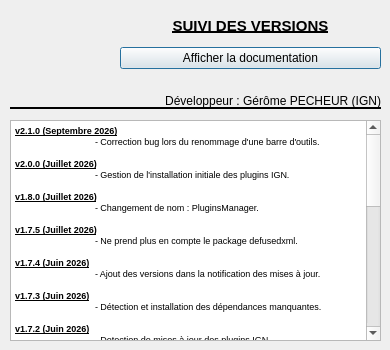
<?xml version="1.0" encoding="UTF-8"?>
<ui version="4.0">
 <class>DialogAide</class>
 <widget class="QDialog" name="DialogAide">
  <property name="geometry">
   <rect>
    <x>0</x>
    <y>0</y>
    <width>390</width>
    <height>350</height>
   </rect>
  </property>
  <property name="minimumSize">
   <size>
    <width>390</width>
    <height>350</height>
   </size>
  </property>
  <property name="maximumSize">
   <size>
    <width>390</width>
    <height>350</height>
   </size>
  </property>
  <property name="windowTitle">
   <string>A propos du plugin</string>
  </property>
  <property name="windowIcon">
   <iconset>
    <normaloff>../icons/icon.png</normaloff>../icons/icon.png</iconset>
  </property>
  <widget class="QLabel" name="label_2">
   <property name="geometry">
    <rect>
     <x>10</x>
     <y>10</y>
     <width>101</width>
     <height>91</height>
    </rect>
   </property>
   <property name="text">
    <string/>
   </property>
   <property name="pixmap">
    <pixmap>../icons/logo_IGN.png</pixmap>
   </property>
   <property name="scaledContents">
    <bool>true</bool>
   </property>
  </widget>
  <widget class="Line" name="line">
   <property name="geometry">
    <rect>
     <x>10</x>
     <y>100</y>
     <width>371</width>
     <height>16</height>
    </rect>
   </property>
   <property name="frameShadow">
    <enum>QFrame::Plain</enum>
   </property>
   <property name="lineWidth">
    <number>2</number>
   </property>
   <property name="orientation">
    <enum>Qt::Horizontal</enum>
   </property>
  </widget>
  <widget class="QLabel" name="label_4">
   <property name="geometry">
    <rect>
     <x>130</x>
     <y>90</y>
     <width>251</width>
     <height>21</height>
    </rect>
   </property>
   <property name="text">
    <string>Développeur : Gérôme PECHEUR (IGN)</string>
   </property>
   <property name="alignment">
    <set>Qt::AlignRight|Qt::AlignTrailing|Qt::AlignVCenter</set>
   </property>
  </widget>
  <widget class="QTextEdit" name="textEdit">
   <property name="geometry">
    <rect>
     <x>10</x>
     <y>120</y>
     <width>371</width>
     <height>221</height>
    </rect>
   </property>
   <property name="readOnly">
    <bool>true</bool>
   </property>
   <property name="html">
    <string>&lt;!DOCTYPE HTML PUBLIC &quot;-//W3C//DTD HTML 4.0//EN&quot; &quot;http://www.w3.org/TR/REC-html40/strict.dtd&quot;&gt;
&lt;html&gt;&lt;head&gt;&lt;meta name=&quot;qrichtext&quot; content=&quot;1&quot; /&gt;&lt;style type=&quot;text/css&quot;&gt;
p, li { white-space: pre-wrap; }
&lt;/style&gt;&lt;/head&gt;&lt;body style=&quot; font-family:'MS Shell Dlg 2'; font-size:8.25pt; font-weight:400; font-style:normal;&quot;&gt;
&lt;p style=&quot; margin-top:0px; margin-bottom:0px; margin-left:0px; margin-right:0px; -qt-block-indent:0; text-indent:0px;&quot;&gt;&lt;span style=&quot; font-size:7pt; font-weight:600; text-decoration: underline;&quot;&gt;v2.1.0 (Septembre 2026)&lt;/span&gt;&lt;/p&gt;
&lt;p style=&quot; margin-top:0px; margin-bottom:0px; margin-left:0px; margin-right:0px; -qt-block-indent:0; text-indent:0px;&quot;&gt;&lt;span style=&quot; font-size:7pt;&quot;&gt;	&lt;/span&gt;&lt;span style=&quot; font-size:7pt; color:#000000;&quot;&gt;- &lt;/span&gt;&lt;span style=&quot; font-family:'JetBrains Mono','monospace'; font-size:7pt; color:#000000;&quot;&gt;Correction bug lors du renommage d'une barre d'outils.&lt;/span&gt;&lt;/p&gt;
&lt;p style=&quot;-qt-paragraph-type:empty; margin-top:0px; margin-bottom:0px; margin-left:0px; margin-right:0px; -qt-block-indent:0; text-indent:0px; font-size:7pt;&quot;&gt;&lt;br /&gt;&lt;/p&gt;
&lt;p style=&quot; margin-top:0px; margin-bottom:0px; margin-left:0px; margin-right:0px; -qt-block-indent:0; text-indent:0px;&quot;&gt;&lt;span style=&quot; font-size:7pt; font-weight:600; text-decoration: underline;&quot;&gt;v2.0.0 (Juillet 2026)&lt;/span&gt;&lt;/p&gt;
&lt;p style=&quot; margin-top:0px; margin-bottom:0px; margin-left:0px; margin-right:0px; -qt-block-indent:0; text-indent:0px;&quot;&gt;&lt;span style=&quot; font-size:7pt;&quot;&gt;	- Gestion de l'installation initiale des plugins IGN.&lt;/span&gt;&lt;/p&gt;
&lt;p style=&quot;-qt-paragraph-type:empty; margin-top:0px; margin-bottom:0px; margin-left:0px; margin-right:0px; -qt-block-indent:0; text-indent:0px; font-size:7pt;&quot;&gt;&lt;br /&gt;&lt;/p&gt;
&lt;p style=&quot; margin-top:0px; margin-bottom:0px; margin-left:0px; margin-right:0px; -qt-block-indent:0; text-indent:0px;&quot;&gt;&lt;span style=&quot; font-size:7pt; font-weight:600; text-decoration: underline;&quot;&gt;v1.8.0 (Juillet 2026)&lt;/span&gt;&lt;/p&gt;
&lt;p style=&quot; margin-top:0px; margin-bottom:0px; margin-left:0px; margin-right:0px; -qt-block-indent:0; text-indent:0px;&quot;&gt;&lt;span style=&quot; font-size:7pt;&quot;&gt;	- Changement de nom : PluginsManager.&lt;/span&gt;&lt;/p&gt;
&lt;p style=&quot;-qt-paragraph-type:empty; margin-top:0px; margin-bottom:0px; margin-left:0px; margin-right:0px; -qt-block-indent:0; text-indent:0px; font-size:7pt;&quot;&gt;&lt;br /&gt;&lt;/p&gt;
&lt;p style=&quot; margin-top:0px; margin-bottom:0px; margin-left:0px; margin-right:0px; -qt-block-indent:0; text-indent:0px;&quot;&gt;&lt;span style=&quot; font-size:7pt; font-weight:600; text-decoration: underline;&quot;&gt;v1.7.5 (Juillet 2026)&lt;/span&gt;&lt;/p&gt;
&lt;p style=&quot; margin-top:0px; margin-bottom:0px; margin-left:0px; margin-right:0px; -qt-block-indent:0; text-indent:0px;&quot;&gt;&lt;span style=&quot; font-size:7pt;&quot;&gt;	- Ne prend plus en compte le package defusedxml.&lt;/span&gt;&lt;/p&gt;
&lt;p style=&quot;-qt-paragraph-type:empty; margin-top:0px; margin-bottom:0px; margin-left:0px; margin-right:0px; -qt-block-indent:0; text-indent:0px; font-size:7pt;&quot;&gt;&lt;br /&gt;&lt;/p&gt;
&lt;p style=&quot; margin-top:0px; margin-bottom:0px; margin-left:0px; margin-right:0px; -qt-block-indent:0; text-indent:0px;&quot;&gt;&lt;span style=&quot; font-size:7pt; font-weight:600; text-decoration: underline;&quot;&gt;v1.7.4 (Juin 2026)&lt;/span&gt;&lt;/p&gt;
&lt;p style=&quot; margin-top:0px; margin-bottom:0px; margin-left:0px; margin-right:0px; -qt-block-indent:0; text-indent:0px;&quot;&gt;&lt;span style=&quot; font-size:7pt;&quot;&gt;	- Ajout des versions dans la notification des mises à jour.&lt;/span&gt;&lt;/p&gt;
&lt;p style=&quot;-qt-paragraph-type:empty; margin-top:0px; margin-bottom:0px; margin-left:0px; margin-right:0px; -qt-block-indent:0; text-indent:0px; font-size:7pt;&quot;&gt;&lt;br /&gt;&lt;/p&gt;
&lt;p style=&quot; margin-top:0px; margin-bottom:0px; margin-left:0px; margin-right:0px; -qt-block-indent:0; text-indent:0px;&quot;&gt;&lt;span style=&quot; font-size:7pt; font-weight:600; text-decoration: underline;&quot;&gt;v1.7.3 (Juin 2026)&lt;/span&gt;&lt;/p&gt;
&lt;p style=&quot; margin-top:0px; margin-bottom:0px; margin-left:0px; margin-right:0px; -qt-block-indent:0; text-indent:0px;&quot;&gt;&lt;span style=&quot; font-size:7pt;&quot;&gt;	- Détection et installation des dépendances manquantes.&lt;/span&gt;&lt;/p&gt;
&lt;p style=&quot;-qt-paragraph-type:empty; margin-top:0px; margin-bottom:0px; margin-left:0px; margin-right:0px; -qt-block-indent:0; text-indent:0px; font-family:'JetBrains Mono','monospace'; font-size:7pt; color:#000000;&quot;&gt;&lt;br /&gt;&lt;/p&gt;
&lt;p style=&quot; margin-top:0px; margin-bottom:0px; margin-left:0px; margin-right:0px; -qt-block-indent:0; text-indent:0px;&quot;&gt;&lt;span style=&quot; font-size:7pt; font-weight:600; text-decoration: underline;&quot;&gt;v1.7.2 (Juin 2026)&lt;/span&gt;&lt;/p&gt;
&lt;p style=&quot; margin-top:0px; margin-bottom:0px; margin-left:0px; margin-right:0px; -qt-block-indent:0; text-indent:0px;&quot;&gt;&lt;span style=&quot; font-size:7pt;&quot;&gt;	- &lt;/span&gt;&lt;span style=&quot; font-family:'JetBrains Mono','monospace'; font-size:7pt; color:#000000;&quot;&gt;Detection de mises à jour des plugins IGN&lt;/span&gt;&lt;/p&gt;
&lt;p style=&quot;-qt-paragraph-type:empty; margin-top:0px; margin-bottom:0px; margin-left:0px; margin-right:0px; -qt-block-indent:0; text-indent:0px; font-family:'JetBrains Mono','monospace'; font-size:7pt; color:#000000;&quot;&gt;&lt;br /&gt;&lt;/p&gt;
&lt;p style=&quot; margin-top:0px; margin-bottom:0px; margin-left:0px; margin-right:0px; -qt-block-indent:0; text-indent:0px;&quot;&gt;&lt;span style=&quot; font-size:7pt; font-weight:600; text-decoration: underline;&quot;&gt;v1.7.1 (Mai 2026)&lt;/span&gt;&lt;/p&gt;
&lt;p style=&quot; margin-top:0px; margin-bottom:0px; margin-left:0px; margin-right:0px; -qt-block-indent:0; text-indent:0px;&quot;&gt;&lt;span style=&quot; font-size:7pt;&quot;&gt;	- &lt;/span&gt;&lt;span style=&quot; font-size:8pt;&quot;&gt;Prise en compte de la documentation des plugins&lt;/span&gt;&lt;/p&gt;
&lt;p style=&quot;-qt-paragraph-type:empty; margin-top:0px; margin-bottom:0px; margin-left:0px; margin-right:0px; -qt-block-indent:0; text-indent:0px; font-family:'JetBrains Mono','monospace'; font-size:7pt; color:#000000;&quot;&gt;&lt;br /&gt;&lt;/p&gt;
&lt;p style=&quot; margin-top:0px; margin-bottom:0px; margin-left:0px; margin-right:0px; -qt-block-indent:0; text-indent:0px;&quot;&gt;&lt;span style=&quot; font-size:7pt; font-weight:600; text-decoration: underline;&quot;&gt;v1.7.0 (Mai 2026)&lt;/span&gt;&lt;/p&gt;
&lt;p style=&quot; margin-top:0px; margin-bottom:0px; margin-left:0px; margin-right:0px; -qt-block-indent:0; text-indent:0px;&quot;&gt;&lt;span style=&quot; font-size:7pt;&quot;&gt;	- &lt;/span&gt;&lt;span style=&quot; font-family:'JetBrains Mono','monospace'; font-size:7pt; color:#000000;&quot;&gt;Correction bug de proxy, vpn lors de l'installation de packages&lt;/span&gt;&lt;/p&gt;
&lt;p style=&quot;-qt-paragraph-type:empty; margin-top:0px; margin-bottom:0px; margin-left:0px; margin-right:0px; -qt-block-indent:0; text-indent:0px; font-family:'JetBrains Mono','monospace'; font-size:7pt; color:#000000;&quot;&gt;&lt;br /&gt;&lt;/p&gt;
&lt;p style=&quot; margin-top:0px; margin-bottom:0px; margin-left:0px; margin-right:0px; -qt-block-indent:0; text-indent:0px;&quot;&gt;&lt;span style=&quot; font-size:7pt; font-weight:600; text-decoration: underline;&quot;&gt;v1.6.0 (Avril 2026)&lt;/span&gt;&lt;/p&gt;
&lt;p style=&quot; margin-top:0px; margin-bottom:0px; margin-left:0px; margin-right:0px; -qt-block-indent:0; text-indent:0px;&quot;&gt;&lt;span style=&quot; font-size:7pt;&quot;&gt;	- &lt;/span&gt;&lt;span style=&quot; font-family:'JetBrains Mono','monospace'; font-size:7pt; color:#000000;&quot;&gt;Installation du package pefile si besoin&lt;/span&gt;&lt;/p&gt;
&lt;p style=&quot;-qt-paragraph-type:empty; margin-top:0px; margin-bottom:0px; margin-left:0px; margin-right:0px; -qt-block-indent:0; text-indent:0px; font-family:'JetBrains Mono','monospace'; font-size:7pt; color:#000000;&quot;&gt;&lt;br /&gt;&lt;/p&gt;
&lt;p style=&quot; margin-top:0px; margin-bottom:0px; margin-left:0px; margin-right:0px; -qt-block-indent:0; text-indent:0px;&quot;&gt;&lt;span style=&quot; font-size:7pt; font-weight:600; text-decoration: underline;&quot;&gt;v1.5.0 (Avril 2026)&lt;/span&gt;&lt;/p&gt;
&lt;p style=&quot; margin-top:0px; margin-bottom:0px; margin-left:0px; margin-right:0px; -qt-block-indent:0; text-indent:0px;&quot;&gt;&lt;span style=&quot; font-size:7pt;&quot;&gt;	- &lt;/span&gt;&lt;span style=&quot; font-family:'JetBrains Mono','monospace'; font-size:7pt; color:#000000;&quot;&gt;Notification des dépendances manquantes&lt;/span&gt;&lt;/p&gt;
&lt;p style=&quot;-qt-paragraph-type:empty; margin-top:0px; margin-bottom:0px; margin-left:0px; margin-right:0px; -qt-block-indent:0; text-indent:0px; font-size:7pt;&quot;&gt;&lt;br /&gt;&lt;/p&gt;
&lt;p style=&quot; margin-top:0px; margin-bottom:0px; margin-left:0px; margin-right:0px; -qt-block-indent:0; text-indent:0px;&quot;&gt;&lt;span style=&quot; font-size:7pt; font-weight:600; text-decoration: underline;&quot;&gt;v1.4.2 ( Mars 2026)&lt;/span&gt;&lt;/p&gt;
&lt;p style=&quot; margin-top:0px; margin-bottom:0px; margin-left:0px; margin-right:0px; -qt-block-indent:0; text-indent:0px;&quot;&gt;&lt;span style=&quot; font-size:7pt;&quot;&gt;	- Prise en compte de updtae.exe&lt;/span&gt;&lt;/p&gt;
&lt;p style=&quot;-qt-paragraph-type:empty; margin-top:0px; margin-bottom:0px; margin-left:0px; margin-right:0px; -qt-block-indent:0; text-indent:0px; font-size:7pt;&quot;&gt;&lt;br /&gt;&lt;/p&gt;
&lt;p style=&quot; margin-top:0px; margin-bottom:0px; margin-left:0px; margin-right:0px; -qt-block-indent:0; text-indent:0px;&quot;&gt;&lt;span style=&quot; font-size:7pt; font-weight:600; text-decoration: underline;&quot;&gt;v1.4.0 ( Mars 2026)&lt;/span&gt;&lt;/p&gt;
&lt;p style=&quot; margin-top:0px; margin-bottom:0px; margin-left:0px; margin-right:0px; -qt-block-indent:0; text-indent:0px;&quot;&gt;&lt;span style=&quot; font-size:7pt;&quot;&gt;	- Modification des préfixes des plugins (IGN)... devient IGN_....&lt;/span&gt;&lt;/p&gt;
&lt;p style=&quot;-qt-paragraph-type:empty; margin-top:0px; margin-bottom:0px; margin-left:0px; margin-right:0px; -qt-block-indent:0; text-indent:0px; font-size:7pt;&quot;&gt;&lt;br /&gt;&lt;/p&gt;
&lt;p style=&quot; margin-top:0px; margin-bottom:0px; margin-left:0px; margin-right:0px; -qt-block-indent:0; text-indent:0px;&quot;&gt;&lt;span style=&quot; font-size:7pt; font-weight:600; text-decoration: underline;&quot;&gt;v1.3.0 (Février 2026)&lt;/span&gt;&lt;/p&gt;
&lt;p style=&quot; margin-top:0px; margin-bottom:0px; margin-left:0px; margin-right:0px; -qt-block-indent:0; text-indent:0px;&quot;&gt;&lt;span style=&quot; font-size:7pt;&quot;&gt;	- Ajput du menu pour les requêtes.&lt;/span&gt;&lt;/p&gt;
&lt;p style=&quot;-qt-paragraph-type:empty; margin-top:0px; margin-bottom:0px; margin-left:0px; margin-right:0px; -qt-block-indent:0; text-indent:0px; font-size:7pt;&quot;&gt;&lt;br /&gt;&lt;/p&gt;
&lt;p style=&quot; margin-top:0px; margin-bottom:0px; margin-left:0px; margin-right:0px; -qt-block-indent:0; text-indent:0px;&quot;&gt;&lt;span style=&quot; font-size:7pt; font-weight:600; text-decoration: underline;&quot;&gt;v1.2.0 (Février 2026)&lt;/span&gt;&lt;/p&gt;
&lt;p style=&quot; margin-top:0px; margin-bottom:0px; margin-left:0px; margin-right:0px; -qt-block-indent:0; text-indent:0px;&quot;&gt;&lt;span style=&quot; font-size:7pt;&quot;&gt;	- Initialisation de la configuration lors de la première ouverture.&lt;/span&gt;&lt;/p&gt;
&lt;p style=&quot;-qt-paragraph-type:empty; margin-top:0px; margin-bottom:0px; margin-left:0px; margin-right:0px; -qt-block-indent:0; text-indent:0px; font-size:7pt;&quot;&gt;&lt;br /&gt;&lt;/p&gt;
&lt;p style=&quot; margin-top:0px; margin-bottom:0px; margin-left:0px; margin-right:0px; -qt-block-indent:0; text-indent:0px;&quot;&gt;&lt;span style=&quot; font-size:7pt; font-weight:600; text-decoration: underline;&quot;&gt;v1.1.0 (Janvier 2026)&lt;/span&gt;&lt;/p&gt;
&lt;p style=&quot; margin-top:0px; margin-bottom:0px; margin-left:0px; margin-right:0px; -qt-block-indent:0; text-indent:0px;&quot;&gt;&lt;span style=&quot; font-size:7pt;&quot;&gt;	- Ajout de la doc.&lt;/span&gt;&lt;/p&gt;
&lt;p style=&quot; margin-top:0px; margin-bottom:0px; margin-left:0px; margin-right:0px; -qt-block-indent:0; text-indent:0px;&quot;&gt;&lt;span style=&quot; font-size:7pt;&quot;&gt;	- Ajout du bouton &amp;quot;renommer&amp;quot; un onglet&lt;/span&gt;&lt;/p&gt;
&lt;p style=&quot; margin-top:0px; margin-bottom:0px; margin-left:0px; margin-right:0px; -qt-block-indent:0; text-indent:0px;&quot;&gt;&lt;span style=&quot; font-size:7pt;&quot;&gt;	- Le titre d'une barre d'outils devient un label et non plus un bouton&lt;/span&gt;&lt;/p&gt;
&lt;p style=&quot;-qt-paragraph-type:empty; margin-top:0px; margin-bottom:0px; margin-left:0px; margin-right:0px; -qt-block-indent:0; text-indent:0px; font-size:7pt;&quot;&gt;&lt;br /&gt;&lt;/p&gt;
&lt;p style=&quot; margin-top:0px; margin-bottom:0px; margin-left:0px; margin-right:0px; -qt-block-indent:0; text-indent:0px;&quot;&gt;&lt;span style=&quot; font-size:7pt; font-weight:600; text-decoration: underline;&quot;&gt;v1.0.1 (2025)&lt;/span&gt;&lt;/p&gt;
&lt;p style=&quot; margin-top:0px; margin-bottom:0px; margin-left:0px; margin-right:0px; -qt-block-indent:0; text-indent:0px;&quot;&gt;&lt;span style=&quot; font-size:7pt;&quot;&gt;	- Version initiale&lt;/span&gt;&lt;/p&gt;&lt;/body&gt;&lt;/html&gt;</string>
   </property>
  </widget>
  <widget class="QWidget" name="verticalLayoutWidget">
   <property name="geometry">
    <rect>
     <x>120</x>
     <y>10</y>
     <width>261</width>
     <height>59</height>
    </rect>
   </property>
   <layout class="QVBoxLayout" name="verticalLayout">
    <item>
     <widget class="QLabel" name="label">
      <property name="font">
       <font>
        <pointsize>11</pointsize>
        <weight>75</weight>
        <bold>true</bold>
        <underline>true</underline>
       </font>
      </property>
      <property name="text">
       <string>SUIVI DES VERSIONS</string>
      </property>
      <property name="alignment">
       <set>Qt::AlignCenter</set>
      </property>
     </widget>
    </item>
    <item>
     <widget class="QPushButton" name="pushButtonAffichedoc">
      <property name="text">
       <string>Afficher la documentation</string>
      </property>
     </widget>
    </item>
   </layout>
  </widget>
 </widget>
 <resources/>
 <connections/>
</ui>
